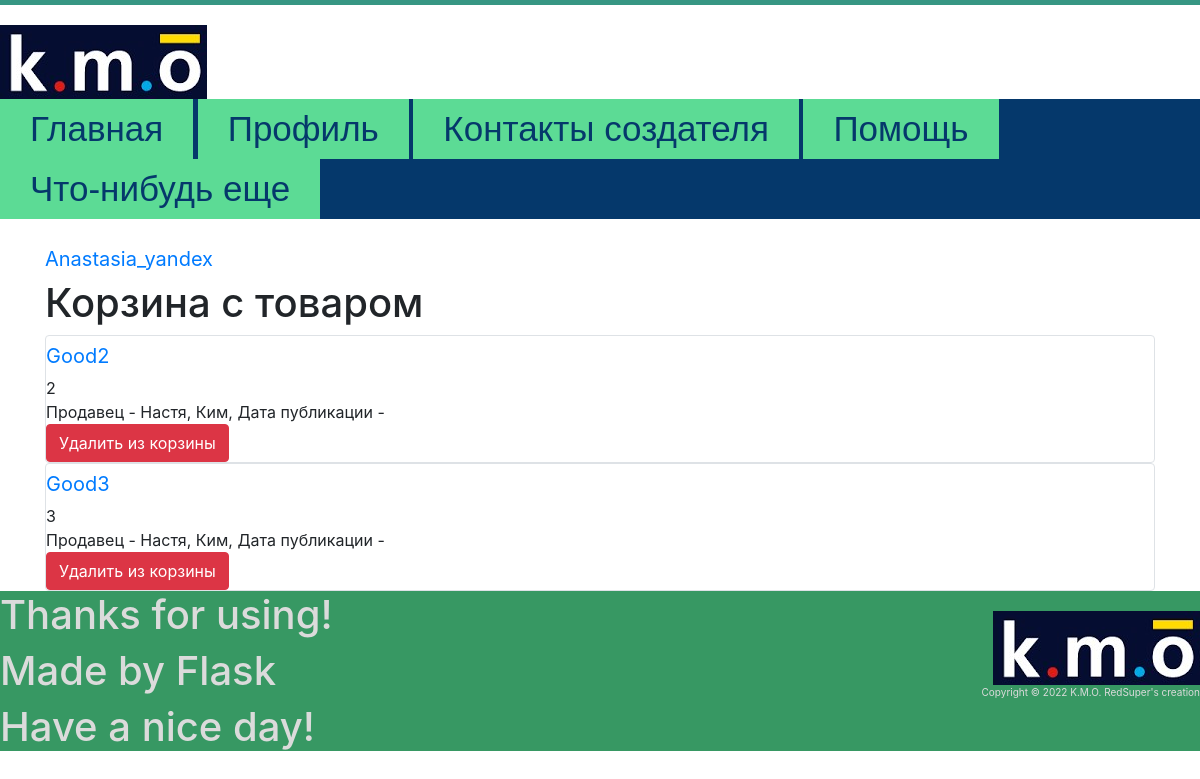
Screenshot of /bag (signed in) with the database file from the repository.
### data/users.py (models this page shows, shortened)
class User(SqlAlchemyBase, UserMixin, SerializerMixin):
    __tablename__ = 'users'
    id = sqlalchemy.Column(sqlalchemy.Integer, primary_key=True,
                           autoincrement=True)
    surname = sqlalchemy.Column(sqlalchemy.String, nullable=True)
    name = sqlalchemy.Column(sqlalchemy.String, nullable=True)
    age = sqlalchemy.Column(sqlalchemy.Integer, nullable=True)
    contacts = sqlalchemy.Column(sqlalchemy.String, nullable=True)
    email = sqlalchemy.Column(sqlalchemy.String, index=True, unique=True, nullable=True)
    hashed_password = sqlalchemy.Column(sqlalchemy.String, nullable=False)
    photo = sqlalchemy.Column(sqlalchemy.String, nullable=True)
    modified_date = sqlalchemy.Column(sqlalchemy.DateTime, default=datetime.datetime.now)
    bag = sqlalchemy.Column(sqlalchemy.String, default='')
    goods = orm.relation("Goods", back_populates='user')

### data/goods.py (models this page shows, shortened)
class Goods(SqlAlchemyBase, SerializerMixin):
    __tablename__ = 'goods'
    id = sqlalchemy.Column(sqlalchemy.Integer, primary_key=True, autoincrement=True)
    good = sqlalchemy.Column(sqlalchemy.String, nullable=True)
    price = sqlalchemy.Column(sqlalchemy.Integer, nullable=True)
    description = sqlalchemy.Column(sqlalchemy.String, nullable=True)
    date_of_public = sqlalchemy.Column(sqlalchemy.DateTime, default=datetime.datetime.now)
    is_sold = sqlalchemy.Column(sqlalchemy.Boolean, default=False)
    seller = sqlalchemy.Column(sqlalchemy.Integer, sqlalchemy.ForeignKey("users.id"))
    contacts = sqlalchemy.Column(sqlalchemy.String, nullable=True)
    user = orm.relation('User')

### main.py (the view)
@app.route('/bag')
def bag():
    db_sess = db_session.create_session()
    user = db_sess.query(User).filter(User.id == current_user.id).first()
    bag = str(user.bag).split()
    bag = list(map(int, bag))
    goods = db_sess.query(Goods).filter(Goods.id.in_(bag)).all()
    return render_template("bag.html", goods=goods)

### data/db_session.py (called while the page is built)
def create_session() -> Session:
    global __factory
    return __factory()

### main.py (called while the page is built)
@login_manager.user_loader
def load_user(user_id):
    db_sess = db_session.create_session()
    return db_sess.query(User).get(user_id)

### templates/bag.html
{% extends "base.html" %}
{% block content %}
<h1>Корзина с товаром</h1>
{% for item in goods %}
<div class="col-md6 border rounded">
    <div>
    <a class="navbar-brand" href="/good/{{item.id}}">{{item.good}}</a>
        <br>{{item.description}}
    </div>
    <div>
        Продавец - {{item.user.name}}, {{item.user.surname}}, Дата публикации - {{item.created_date}}
    </div>
    {% if current_user.is_authenticated %}
    <div>
        <a href="/bag/{{ item.id }}" class="btn btn-danger">
            Удалить из корзины
        </a>
    </div>
    {% endif %}
</div>
{% endfor %}
{% endblock %}

### templates/base.html (shortened to what this page needs)
<!doctype html>
<html lang="en">
<head>
    <link rel="stylesheet" href="static/css/styles.css" type="text/css">
    <link rel="stylesheet"
          href="https://stackpath.bootstrapcdn.com/bootstrap/4.4.1/css/bootstrap.min.css"
>
</head>
<body>
    <header>
        <a href="/"><img src="/static/img/logo_1.jpg" alt="KMO logo"></a>
        <nav>
            <ul class="top-menu">
                <li><a href="/">Главная</a></li>
                <li><a href="/profile">Профиль</a></li>
                <li><a href="/contacts">Контакты создателя</a></li>
                <li><a href="/help">Помощь</a></li>
                <li><a href="/something">Что-нибудь еще</a></li>
            </ul>
        </nav>
    </header>
    <main role="main" class="container">
        <nav>
            {% if current_user.is_authenticated %}
                <a class="navbar-brand" href="/profile">{{ current_user.name }}</a>
            {% else %}
                <p>
                    <a class="btn btn-primary " href="/register">Зарегистрироваться</a>
                    <a class="btn btn-success" href="/login">Войти</a>
                </p>
            {% endif %}
        </nav>
        {% block content %}
        {% endblock %}
    </main>
<footer>
    <div id="footer-logo">
        <a href="/"><img src="/static/img/logo_1.jpg" alt="KMO logo"></a>
        <p>Copyright © 2022 K.M.O. RedSuper's creation</p>
    </div>
    <h1>Thanks for using!</h1>
    <h1>Made by Flask</h1>
    <h1>Have a nice day!</h1>
</footer>
</body>
</html>

### static/css/styles.css (style rules this page uses)
body { color: #edf5e1; font: 32px Tahoma, sans-serif; background-color: #5cdb95; border-top: 5px solid #379683; margin: 0; }
p { margin: 20px 0; }
main { background: 05386b; }
header { padding: 20px 0; }
nav a { text-decoration: none; }
nav ul { margin: 0; padding: 0; background: #05386b; }
nav li { list-style-position: inside; font: 35px 'Oswald', sans-serif; padding: 20px; }
.top-menu li { display: inline-block; padding: 10px 30px; margin: 0; background: #5cdb95; }
.top-menu a { color: #05386b; }
footer { background: #379863; color: #dbdbdb; font-size: 11px; }
#footer-logo { float: right; margin-top: 20px; font-size: 10px; text-align: right; color: #dbdbdb; }

### rows the page displays
User: name "Anastasia_yandex"
Goods: good "Good2", description "2", user.name "Настя", user.surname "Ким"
Goods: good "Good3", description "3", user.name "Настя", user.surname "Ким"
